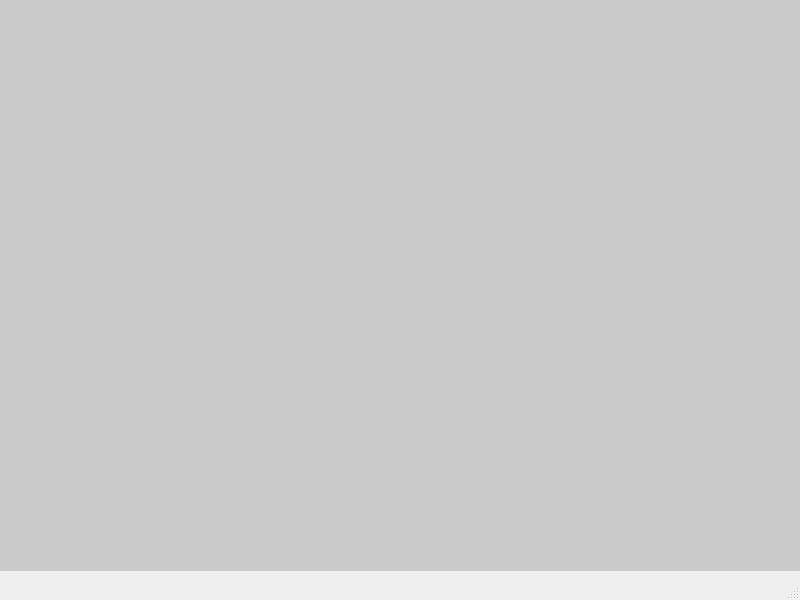
<?xml version="1.0" encoding="UTF-8"?>
<ui version="4.0">
 <class>MainWindow</class>
 <widget class="QMainWindow" name="MainWindow">
  <property name="geometry">
   <rect>
    <x>0</x>
    <y>0</y>
    <width>800</width>
    <height>600</height>
   </rect>
  </property>
  <property name="windowTitle">
   <string>MainWindow</string>
  </property>
  <widget class="QWidget" name="centralwidget">
   <widget class="QLabel" name="label">
    <property name="geometry">
     <rect>
      <x>0</x>
      <y>0</y>
      <width>801</width>
      <height>571</height>
     </rect>
    </property>
    <property name="styleSheet">
     <string notr="true">background-color: rgb(202, 202, 202);</string>
    </property>
    <property name="text">
     <string/>
    </property>
   </widget>
  </widget>
  <widget class="QMenuBar" name="menubar">
   <property name="geometry">
    <rect>
     <x>0</x>
     <y>0</y>
     <width>800</width>
     <height>26</height>
    </rect>
   </property>
  </widget>
  <widget class="QStatusBar" name="statusbar"/>
 </widget>
 <resources>
  <include location="form2.qrc"/>
 </resources>
 <connections/>
</ui>
